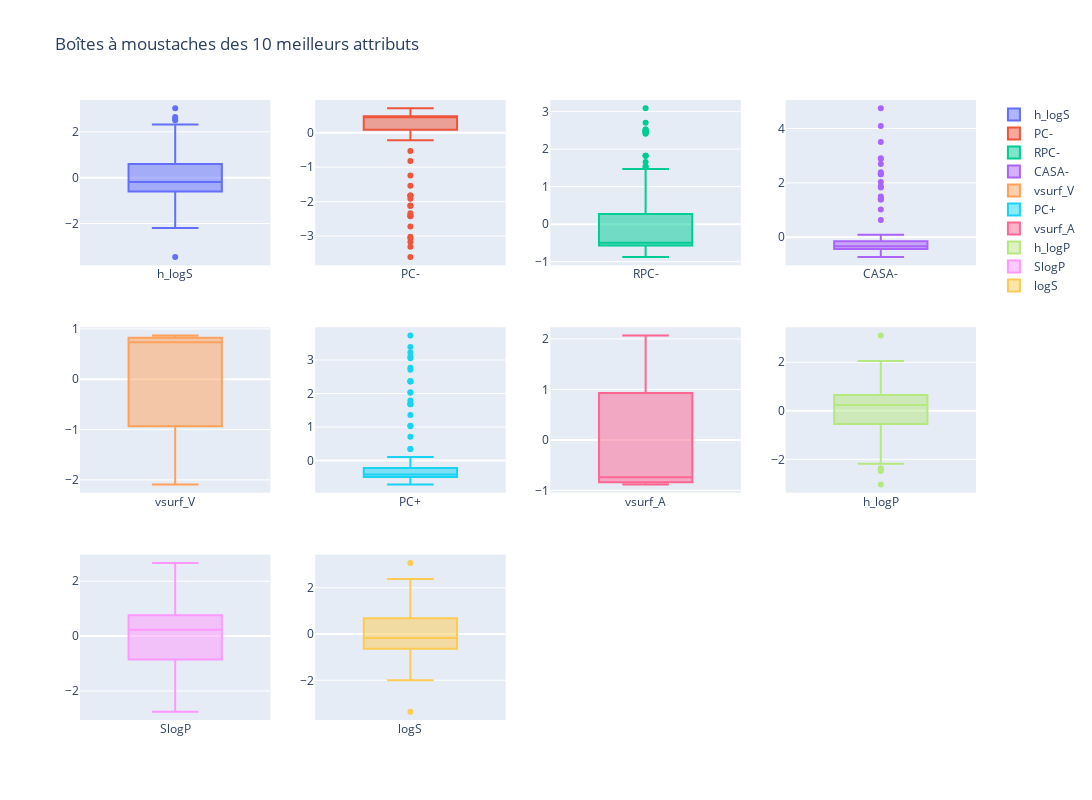

The notebook cell saved with this chart:
### Code cell
# Subplots
fig = make_subplots(rows=3, cols=4)

for i, attribute in enumerate(best_attributes):
    fig.add_trace(go.Box(y=data_best_X[attribute], name=attribute), row=i//4+1, col=i%4+1)

fig.update_layout(height=800, width=1200, title_text="Boîtes à moustaches des 10 meilleurs attributs")

fig.show()

### Figure 1 — Plotly figure (JSON) as saved in the notebook; plotly's stock layout.template omitted (floating-point values rounded to 4 significant figures; data arrays with more than 128 entries replaced by an {"elided": "..."} marker saying what was removed)
{"data": [{"name": "h_logS", "type": "box", "xaxis": "x", "y": {"elided": "132 float values"}, "yaxis": "y"}, {"name": "PC-", "type": "box", "xaxis": "x2", "y": {"elided": "132 float values"}, "yaxis": "y2"}, {"name": "RPC-", "type": "box", "xaxis": "x3", "y": {"elided": "132 float values"}, "yaxis": "y3"}, {"name": "CASA-", "type": "box", "xaxis": "x4", "y": {"elided": "132 float values"}, "yaxis": "y4"}, {"name": "vsurf_V", "type": "box", "xaxis": "x5", "y": {"elided": "132 float values"}, "yaxis": "y5"}, {"name": "PC+", "type": "box", "xaxis": "x6", "y": {"elided": "132 float values"}, "yaxis": "y6"}, {"name": "vsurf_A", "type": "box", "xaxis": "x7", "y": {"elided": "132 float values"}, "yaxis": "y7"}, {"name": "h_logP", "type": "box", "xaxis": "x8", "y": {"elided": "132 float values"}, "yaxis": "y8"}, {"name": "SlogP", "type": "box", "xaxis": "x9", "y": {"elided": "132 float values"}, "yaxis": "y9"}, {"name": "logS", "type": "box", "xaxis": "x10", "y": {"elided": "132 float values"}, "yaxis": "y10"}], "layout": {"height": 800, "title": {"text": "Boîtes à moustaches des 10 meilleurs attributs"}, "width": 1200, "xaxis": {"anchor": "y", "domain": [0, 0.2125]}, "xaxis10": {"anchor": "y10", "domain": [0.2625, 0.475]}, "xaxis11": {"anchor": "y11", "domain": [0.525, 0.7375]}, "xaxis12": {"anchor": "y12", "domain": [0.7875, 1]}, "xaxis2": {"anchor": "y2", "domain": [0.2625, 0.475]}, "xaxis3": {"anchor": "y3", "domain": [0.525, 0.7375]}, "xaxis4": {"anchor": "y4", "domain": [0.7875, 1]}, "xaxis5": {"anchor": "y5", "domain": [0, 0.2125]}, "xaxis6": {"anchor": "y6", "domain": [0.2625, 0.475]}, "xaxis7": {"anchor": "y7", "domain": [0.525, 0.7375]}, "xaxis8": {"anchor": "y8", "domain": [0.7875, 1]}, "xaxis9": {"anchor": "y9", "domain": [0, 0.2125]}, "yaxis": {"anchor": "x", "domain": [0.7333, 1]}, "yaxis10": {"anchor": "x10", "domain": [0, 0.2667]}, "yaxis11": {"anchor": "x11", "domain": [0, 0.2667]}, "yaxis12": {"anchor": "x12", "domain": [0, 0.2667]}, "yaxis2": {"anchor": "x2", "domain": [0.7333, 1]}, "yaxis3": {"anchor": "x3", "domain": [0.7333, 1]}, "yaxis4": {"anchor": "x4", "domain": [0.7333, 1]}, "yaxis5": {"anchor": "x5", "domain": [0.3667, 0.6333]}, "yaxis6": {"anchor": "x6", "domain": [0.3667, 0.6333]}, "yaxis7": {"anchor": "x7", "domain": [0.3667, 0.6333]}, "yaxis8": {"anchor": "x8", "domain": [0.3667, 0.6333]}, "yaxis9": {"anchor": "x9", "domain": [0, 0.2667]}}}
